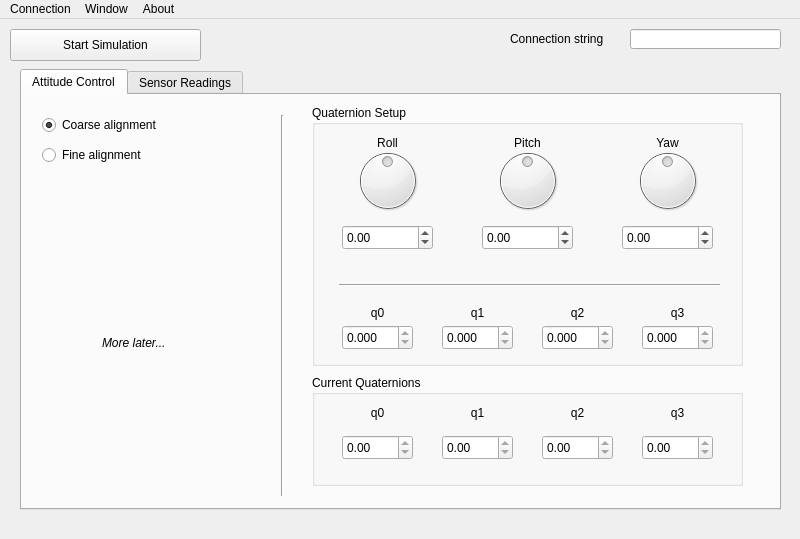
<?xml version="1.0" encoding="UTF-8"?>
<ui version="4.0">
 <class>MainWindow</class>
 <widget class="QMainWindow" name="MainWindow">
  <property name="geometry">
   <rect>
    <x>0</x>
    <y>0</y>
    <width>800</width>
    <height>539</height>
   </rect>
  </property>
  <property name="windowTitle">
   <string>MainWindow</string>
  </property>
  <property name="toolButtonStyle">
   <enum>Qt::ToolButtonFollowStyle</enum>
  </property>
  <widget class="QWidget" name="centralWidget">
   <widget class="QLineEdit" name="Connect2">
    <property name="geometry">
     <rect>
      <x>630</x>
      <y>10</y>
      <width>151</width>
      <height>20</height>
     </rect>
    </property>
    <property name="text">
     <string/>
    </property>
   </widget>
   <widget class="QLabel" name="AccLabel_2">
    <property name="geometry">
     <rect>
      <x>510</x>
      <y>10</y>
      <width>121</width>
      <height>20</height>
     </rect>
    </property>
    <property name="text">
     <string>Connection string</string>
    </property>
   </widget>
   <widget class="QPushButton" name="simulationButton">
    <property name="geometry">
     <rect>
      <x>10</x>
      <y>10</y>
      <width>191</width>
      <height>32</height>
     </rect>
    </property>
    <property name="text">
     <string>Start Simulation</string>
    </property>
    <property name="checkable">
     <bool>false</bool>
    </property>
    <property name="checked">
     <bool>false</bool>
    </property>
    <property name="autoExclusive">
     <bool>false</bool>
    </property>
    <property name="autoDefault">
     <bool>false</bool>
    </property>
    <property name="default">
     <bool>false</bool>
    </property>
    <property name="flat">
     <bool>false</bool>
    </property>
   </widget>
   <widget class="QTabWidget" name="tabWidget">
    <property name="geometry">
     <rect>
      <x>20</x>
      <y>50</y>
      <width>761</width>
      <height>441</height>
     </rect>
    </property>
    <property name="currentIndex">
     <number>0</number>
    </property>
    <widget class="QWidget" name="attitudeControlTab">
     <attribute name="title">
      <string>Attitude Control</string>
     </attribute>
     <widget class="QGroupBox" name="currentQuaternionBox">
      <property name="geometry">
       <rect>
        <x>290</x>
        <y>280</y>
        <width>431</width>
        <height>111</height>
       </rect>
      </property>
      <property name="title">
       <string>Current Quaternions</string>
      </property>
      <widget class="QLabel" name="cur_q1_label">
       <property name="geometry">
        <rect>
         <x>30</x>
         <y>30</y>
         <width>71</width>
         <height>16</height>
        </rect>
       </property>
       <property name="text">
        <string>q0</string>
       </property>
       <property name="alignment">
        <set>Qt::AlignCenter</set>
       </property>
      </widget>
      <widget class="QLabel" name="cur_q2_label">
       <property name="geometry">
        <rect>
         <x>130</x>
         <y>30</y>
         <width>71</width>
         <height>16</height>
        </rect>
       </property>
       <property name="text">
        <string>q1</string>
       </property>
       <property name="alignment">
        <set>Qt::AlignCenter</set>
       </property>
      </widget>
      <widget class="QLabel" name="cur_q3_label">
       <property name="geometry">
        <rect>
         <x>230</x>
         <y>30</y>
         <width>71</width>
         <height>16</height>
        </rect>
       </property>
       <property name="text">
        <string>q2</string>
       </property>
       <property name="alignment">
        <set>Qt::AlignCenter</set>
       </property>
      </widget>
      <widget class="QLabel" name="cur_q4_label">
       <property name="geometry">
        <rect>
         <x>330</x>
         <y>30</y>
         <width>71</width>
         <height>16</height>
        </rect>
       </property>
       <property name="text">
        <string>q3</string>
       </property>
       <property name="alignment">
        <set>Qt::AlignCenter</set>
       </property>
      </widget>
      <widget class="QDoubleSpinBox" name="doubleSpinBox">
       <property name="geometry">
        <rect>
         <x>30</x>
         <y>60</y>
         <width>71</width>
         <height>25</height>
        </rect>
       </property>
       <property name="readOnly">
        <bool>true</bool>
       </property>
      </widget>
      <widget class="QDoubleSpinBox" name="doubleSpinBox_2">
       <property name="geometry">
        <rect>
         <x>130</x>
         <y>60</y>
         <width>71</width>
         <height>25</height>
        </rect>
       </property>
       <property name="readOnly">
        <bool>true</bool>
       </property>
      </widget>
      <widget class="QDoubleSpinBox" name="doubleSpinBox_3">
       <property name="geometry">
        <rect>
         <x>230</x>
         <y>60</y>
         <width>71</width>
         <height>25</height>
        </rect>
       </property>
       <property name="readOnly">
        <bool>true</bool>
       </property>
      </widget>
      <widget class="QDoubleSpinBox" name="doubleSpinBox_4">
       <property name="geometry">
        <rect>
         <x>330</x>
         <y>60</y>
         <width>71</width>
         <height>25</height>
        </rect>
       </property>
       <property name="readOnly">
        <bool>true</bool>
       </property>
      </widget>
     </widget>
     <widget class="QGroupBox" name="setupQuaternionBox">
      <property name="geometry">
       <rect>
        <x>290</x>
        <y>10</y>
        <width>431</width>
        <height>261</height>
       </rect>
      </property>
      <property name="title">
       <string>Quaternion Setup</string>
      </property>
      <widget class="QDial" name="roll_dial">
       <property name="geometry">
        <rect>
         <x>40</x>
         <y>30</y>
         <width>71</width>
         <height>91</height>
        </rect>
       </property>
       <property name="toolTip">
        <string extracomment="blarg"/>
       </property>
       <property name="minimum">
        <number>-4500</number>
       </property>
       <property name="maximum">
        <number>4500</number>
       </property>
       <property name="pageStep">
        <number>10</number>
       </property>
       <property name="value">
        <number>0</number>
       </property>
       <property name="orientation">
        <enum>Qt::Horizontal</enum>
       </property>
      </widget>
      <widget class="QDial" name="pitch_dial">
       <property name="geometry">
        <rect>
         <x>180</x>
         <y>30</y>
         <width>71</width>
         <height>91</height>
        </rect>
       </property>
       <property name="accessibleName">
        <string/>
       </property>
       <property name="accessibleDescription">
        <string/>
       </property>
       <property name="autoFillBackground">
        <bool>false</bool>
       </property>
       <property name="minimum">
        <number>-4500</number>
       </property>
       <property name="maximum">
        <number>4500</number>
       </property>
       <property name="singleStep">
        <number>1</number>
       </property>
       <property name="pageStep">
        <number>10</number>
       </property>
       <property name="invertedAppearance">
        <bool>false</bool>
       </property>
       <property name="invertedControls">
        <bool>false</bool>
       </property>
       <property name="wrapping">
        <bool>false</bool>
       </property>
       <property name="notchTarget">
        <double>3.699999999999999</double>
       </property>
       <property name="notchesVisible">
        <bool>false</bool>
       </property>
      </widget>
      <widget class="QDial" name="yaw_dial">
       <property name="geometry">
        <rect>
         <x>320</x>
         <y>30</y>
         <width>71</width>
         <height>91</height>
        </rect>
       </property>
       <property name="minimum">
        <number>-18000</number>
       </property>
       <property name="maximum">
        <number>18000</number>
       </property>
       <property name="wrapping">
        <bool>true</bool>
       </property>
       <property name="notchesVisible">
        <bool>false</bool>
       </property>
      </widget>
      <widget class="QLabel" name="roll_label">
       <property name="geometry">
        <rect>
         <x>50</x>
         <y>30</y>
         <width>51</width>
         <height>16</height>
        </rect>
       </property>
       <property name="text">
        <string>Roll</string>
       </property>
       <property name="alignment">
        <set>Qt::AlignCenter</set>
       </property>
      </widget>
      <widget class="QLabel" name="yaw_label">
       <property name="geometry">
        <rect>
         <x>330</x>
         <y>30</y>
         <width>51</width>
         <height>16</height>
        </rect>
       </property>
       <property name="text">
        <string>Yaw</string>
       </property>
       <property name="alignment">
        <set>Qt::AlignCenter</set>
       </property>
      </widget>
      <widget class="QLabel" name="pitch_label">
       <property name="geometry">
        <rect>
         <x>190</x>
         <y>30</y>
         <width>51</width>
         <height>16</height>
        </rect>
       </property>
       <property name="text">
        <string>Pitch</string>
       </property>
       <property name="alignment">
        <set>Qt::AlignCenter</set>
       </property>
      </widget>
      <widget class="QLabel" name="q0_label">
       <property name="geometry">
        <rect>
         <x>30</x>
         <y>200</y>
         <width>71</width>
         <height>16</height>
        </rect>
       </property>
       <property name="text">
        <string>q0</string>
       </property>
       <property name="alignment">
        <set>Qt::AlignCenter</set>
       </property>
      </widget>
      <widget class="QLabel" name="q1_label">
       <property name="geometry">
        <rect>
         <x>130</x>
         <y>200</y>
         <width>71</width>
         <height>16</height>
        </rect>
       </property>
       <property name="text">
        <string>q1</string>
       </property>
       <property name="alignment">
        <set>Qt::AlignCenter</set>
       </property>
      </widget>
      <widget class="QLabel" name="q2_label">
       <property name="geometry">
        <rect>
         <x>230</x>
         <y>200</y>
         <width>71</width>
         <height>16</height>
        </rect>
       </property>
       <property name="text">
        <string>q2</string>
       </property>
       <property name="alignment">
        <set>Qt::AlignCenter</set>
       </property>
      </widget>
      <widget class="QLabel" name="q3_label">
       <property name="geometry">
        <rect>
         <x>330</x>
         <y>200</y>
         <width>71</width>
         <height>16</height>
        </rect>
       </property>
       <property name="text">
        <string>q3</string>
       </property>
       <property name="alignment">
        <set>Qt::AlignCenter</set>
       </property>
      </widget>
      <widget class="Line" name="horizontalSeparation">
       <property name="geometry">
        <rect>
         <x>27</x>
         <y>170</y>
         <width>381</width>
         <height>20</height>
        </rect>
       </property>
       <property name="orientation">
        <enum>Qt::Horizontal</enum>
       </property>
      </widget>
      <widget class="QDoubleSpinBox" name="roll_spinbox">
       <property name="geometry">
        <rect>
         <x>30</x>
         <y>120</y>
         <width>91</width>
         <height>25</height>
        </rect>
       </property>
       <property name="minimum">
        <double>-45.000000000000000</double>
       </property>
       <property name="maximum">
        <double>45.000000000000000</double>
       </property>
       <property name="value">
        <double>0.000000000000000</double>
       </property>
      </widget>
      <widget class="QDoubleSpinBox" name="pitch_spinbox">
       <property name="geometry">
        <rect>
         <x>170</x>
         <y>120</y>
         <width>91</width>
         <height>25</height>
        </rect>
       </property>
       <property name="decimals">
        <number>2</number>
       </property>
       <property name="minimum">
        <double>-45.000000000000000</double>
       </property>
       <property name="maximum">
        <double>45.000000000000000</double>
       </property>
      </widget>
      <widget class="QDoubleSpinBox" name="yaw_spinbox">
       <property name="geometry">
        <rect>
         <x>310</x>
         <y>120</y>
         <width>91</width>
         <height>25</height>
        </rect>
       </property>
       <property name="minimum">
        <double>-180.000000000000000</double>
       </property>
       <property name="maximum">
        <double>180.000000000000000</double>
       </property>
      </widget>
      <widget class="QDoubleSpinBox" name="q3_spinbox">
       <property name="geometry">
        <rect>
         <x>330</x>
         <y>220</y>
         <width>71</width>
         <height>25</height>
        </rect>
       </property>
       <property name="readOnly">
        <bool>true</bool>
       </property>
       <property name="decimals">
        <number>3</number>
       </property>
       <property name="minimum">
        <double>-1.000000000000000</double>
       </property>
       <property name="maximum">
        <double>1.000000000000000</double>
       </property>
      </widget>
      <widget class="QDoubleSpinBox" name="q2_spinbox">
       <property name="geometry">
        <rect>
         <x>230</x>
         <y>220</y>
         <width>71</width>
         <height>25</height>
        </rect>
       </property>
       <property name="readOnly">
        <bool>true</bool>
       </property>
       <property name="decimals">
        <number>3</number>
       </property>
       <property name="minimum">
        <double>-1.000000000000000</double>
       </property>
       <property name="maximum">
        <double>1.000000000000000</double>
       </property>
      </widget>
      <widget class="QDoubleSpinBox" name="q1_spinbox">
       <property name="geometry">
        <rect>
         <x>130</x>
         <y>220</y>
         <width>71</width>
         <height>25</height>
        </rect>
       </property>
       <property name="readOnly">
        <bool>true</bool>
       </property>
       <property name="decimals">
        <number>3</number>
       </property>
       <property name="minimum">
        <double>-1.000000000000000</double>
       </property>
       <property name="maximum">
        <double>1.000000000000000</double>
       </property>
      </widget>
      <widget class="QDoubleSpinBox" name="q0_spinbox">
       <property name="geometry">
        <rect>
         <x>30</x>
         <y>220</y>
         <width>71</width>
         <height>25</height>
        </rect>
       </property>
       <property name="readOnly">
        <bool>true</bool>
       </property>
       <property name="decimals">
        <number>3</number>
       </property>
       <property name="minimum">
        <double>-1.000000000000000</double>
       </property>
       <property name="maximum">
        <double>1.000000000000000</double>
       </property>
      </widget>
     </widget>
     <widget class="QRadioButton" name="coarseAlignment_radiobutton">
      <property name="geometry">
       <rect>
        <x>20</x>
        <y>20</y>
        <width>131</width>
        <height>20</height>
       </rect>
      </property>
      <property name="text">
       <string>Coarse alignment</string>
      </property>
      <property name="checked">
       <bool>true</bool>
      </property>
     </widget>
     <widget class="QRadioButton" name="fineAlignment_radiobutton">
      <property name="geometry">
       <rect>
        <x>20</x>
        <y>50</y>
        <width>131</width>
        <height>20</height>
       </rect>
      </property>
      <property name="text">
       <string>Fine alignment</string>
      </property>
     </widget>
     <widget class="Line" name="line">
      <property name="geometry">
       <rect>
        <x>250</x>
        <y>20</y>
        <width>20</width>
        <height>381</height>
       </rect>
      </property>
      <property name="orientation">
       <enum>Qt::Vertical</enum>
      </property>
     </widget>
     <widget class="QLabel" name="label_5">
      <property name="geometry">
       <rect>
        <x>80</x>
        <y>240</y>
        <width>81</width>
        <height>16</height>
       </rect>
      </property>
      <property name="font">
       <font>
        <italic>true</italic>
       </font>
      </property>
      <property name="text">
       <string>More later...</string>
      </property>
     </widget>
    </widget>
    <widget class="QWidget" name="sensorReadingsTab">
     <attribute name="title">
      <string>Sensor Readings</string>
     </attribute>
     <widget class="QGroupBox" name="accelerometerBox">
      <property name="geometry">
       <rect>
        <x>20</x>
        <y>20</y>
        <width>151</width>
        <height>211</height>
       </rect>
      </property>
      <property name="title">
       <string>Accelerometers</string>
      </property>
      <widget class="QLabel" name="accelX_label">
       <property name="geometry">
        <rect>
         <x>0</x>
         <y>50</y>
         <width>41</width>
         <height>21</height>
        </rect>
       </property>
       <property name="text">
        <string>x</string>
       </property>
       <property name="alignment">
        <set>Qt::AlignCenter</set>
       </property>
      </widget>
      <widget class="QLabel" name="accelY_label">
       <property name="geometry">
        <rect>
         <x>0</x>
         <y>100</y>
         <width>41</width>
         <height>21</height>
        </rect>
       </property>
       <property name="text">
        <string>y</string>
       </property>
       <property name="alignment">
        <set>Qt::AlignCenter</set>
       </property>
      </widget>
      <widget class="QLabel" name="accelZ_spinbox_2">
       <property name="geometry">
        <rect>
         <x>0</x>
         <y>150</y>
         <width>41</width>
         <height>21</height>
        </rect>
       </property>
       <property name="text">
        <string>z</string>
       </property>
       <property name="alignment">
        <set>Qt::AlignCenter</set>
       </property>
      </widget>
      <widget class="QDoubleSpinBox" name="accelX_spinbox">
       <property name="geometry">
        <rect>
         <x>40</x>
         <y>50</y>
         <width>91</width>
         <height>25</height>
        </rect>
       </property>
      </widget>
      <widget class="QDoubleSpinBox" name="accelY_spinbox">
       <property name="geometry">
        <rect>
         <x>40</x>
         <y>100</y>
         <width>91</width>
         <height>25</height>
        </rect>
       </property>
      </widget>
      <widget class="QDoubleSpinBox" name="accelZ_spinbox">
       <property name="geometry">
        <rect>
         <x>40</x>
         <y>150</y>
         <width>91</width>
         <height>25</height>
        </rect>
       </property>
      </widget>
     </widget>
     <widget class="QGroupBox" name="gyroscopeBox">
      <property name="geometry">
       <rect>
        <x>200</x>
        <y>20</y>
        <width>151</width>
        <height>211</height>
       </rect>
      </property>
      <property name="title">
       <string>Gyroscopes</string>
      </property>
      <widget class="QLabel" name="gyroX_label">
       <property name="geometry">
        <rect>
         <x>0</x>
         <y>50</y>
         <width>41</width>
         <height>21</height>
        </rect>
       </property>
       <property name="text">
        <string>x</string>
       </property>
       <property name="alignment">
        <set>Qt::AlignCenter</set>
       </property>
      </widget>
      <widget class="QLabel" name="gyroY_label">
       <property name="geometry">
        <rect>
         <x>0</x>
         <y>100</y>
         <width>41</width>
         <height>21</height>
        </rect>
       </property>
       <property name="text">
        <string>y</string>
       </property>
       <property name="alignment">
        <set>Qt::AlignCenter</set>
       </property>
      </widget>
      <widget class="QLabel" name="gyroZ_label">
       <property name="geometry">
        <rect>
         <x>0</x>
         <y>150</y>
         <width>41</width>
         <height>21</height>
        </rect>
       </property>
       <property name="text">
        <string>z</string>
       </property>
       <property name="alignment">
        <set>Qt::AlignCenter</set>
       </property>
      </widget>
      <widget class="QDoubleSpinBox" name="gyroX_spinbox">
       <property name="geometry">
        <rect>
         <x>40</x>
         <y>50</y>
         <width>91</width>
         <height>25</height>
        </rect>
       </property>
      </widget>
      <widget class="QDoubleSpinBox" name="gyroY_spinbox">
       <property name="geometry">
        <rect>
         <x>40</x>
         <y>100</y>
         <width>91</width>
         <height>25</height>
        </rect>
       </property>
      </widget>
      <widget class="QDoubleSpinBox" name="gyroZ_spinbox">
       <property name="geometry">
        <rect>
         <x>40</x>
         <y>150</y>
         <width>91</width>
         <height>25</height>
        </rect>
       </property>
      </widget>
     </widget>
     <widget class="QGroupBox" name="magnetoBox">
      <property name="geometry">
       <rect>
        <x>380</x>
        <y>20</y>
        <width>151</width>
        <height>211</height>
       </rect>
      </property>
      <property name="title">
       <string>Magnetometers</string>
      </property>
      <widget class="QLabel" name="label_7">
       <property name="geometry">
        <rect>
         <x>0</x>
         <y>50</y>
         <width>41</width>
         <height>21</height>
        </rect>
       </property>
       <property name="text">
        <string>x</string>
       </property>
       <property name="alignment">
        <set>Qt::AlignCenter</set>
       </property>
      </widget>
      <widget class="QLabel" name="label_8">
       <property name="geometry">
        <rect>
         <x>0</x>
         <y>100</y>
         <width>41</width>
         <height>21</height>
        </rect>
       </property>
       <property name="text">
        <string>y</string>
       </property>
       <property name="alignment">
        <set>Qt::AlignCenter</set>
       </property>
      </widget>
      <widget class="QLabel" name="label_9">
       <property name="geometry">
        <rect>
         <x>0</x>
         <y>150</y>
         <width>41</width>
         <height>21</height>
        </rect>
       </property>
       <property name="text">
        <string>z</string>
       </property>
       <property name="alignment">
        <set>Qt::AlignCenter</set>
       </property>
      </widget>
      <widget class="QDoubleSpinBox" name="doubleSpinBox_11">
       <property name="geometry">
        <rect>
         <x>40</x>
         <y>50</y>
         <width>91</width>
         <height>25</height>
        </rect>
       </property>
      </widget>
      <widget class="QDoubleSpinBox" name="doubleSpinBox_12">
       <property name="geometry">
        <rect>
         <x>40</x>
         <y>100</y>
         <width>91</width>
         <height>25</height>
        </rect>
       </property>
      </widget>
      <widget class="QDoubleSpinBox" name="doubleSpinBox_13">
       <property name="geometry">
        <rect>
         <x>40</x>
         <y>150</y>
         <width>91</width>
         <height>25</height>
        </rect>
       </property>
      </widget>
     </widget>
     <widget class="QGroupBox" name="groupBox">
      <property name="geometry">
       <rect>
        <x>560</x>
        <y>20</y>
        <width>161</width>
        <height>211</height>
       </rect>
      </property>
      <property name="title">
       <string>Wheel speeds</string>
      </property>
      <widget class="QProgressBar" name="progressBar">
       <property name="geometry">
        <rect>
         <x>20</x>
         <y>40</y>
         <width>21</width>
         <height>131</height>
        </rect>
       </property>
       <property name="value">
        <number>24</number>
       </property>
       <property name="orientation">
        <enum>Qt::Vertical</enum>
       </property>
       <property name="invertedAppearance">
        <bool>false</bool>
       </property>
       <property name="format">
        <string>%p%</string>
       </property>
      </widget>
      <widget class="QProgressBar" name="progressBar_2">
       <property name="geometry">
        <rect>
         <x>70</x>
         <y>40</y>
         <width>21</width>
         <height>131</height>
        </rect>
       </property>
       <property name="value">
        <number>61</number>
       </property>
       <property name="orientation">
        <enum>Qt::Vertical</enum>
       </property>
      </widget>
      <widget class="QProgressBar" name="progressBar_3">
       <property name="geometry">
        <rect>
         <x>120</x>
         <y>40</y>
         <width>21</width>
         <height>131</height>
        </rect>
       </property>
       <property name="value">
        <number>43</number>
       </property>
       <property name="orientation">
        <enum>Qt::Vertical</enum>
       </property>
      </widget>
      <widget class="QLabel" name="label">
       <property name="geometry">
        <rect>
         <x>10</x>
         <y>180</y>
         <width>41</width>
         <height>21</height>
        </rect>
       </property>
       <property name="text">
        <string>w1</string>
       </property>
       <property name="alignment">
        <set>Qt::AlignCenter</set>
       </property>
      </widget>
      <widget class="QLabel" name="label_2">
       <property name="geometry">
        <rect>
         <x>60</x>
         <y>180</y>
         <width>41</width>
         <height>21</height>
        </rect>
       </property>
       <property name="text">
        <string>w2</string>
       </property>
       <property name="alignment">
        <set>Qt::AlignCenter</set>
       </property>
      </widget>
      <widget class="QLabel" name="label_3">
       <property name="geometry">
        <rect>
         <x>110</x>
         <y>180</y>
         <width>41</width>
         <height>21</height>
        </rect>
       </property>
       <property name="text">
        <string>w3</string>
       </property>
       <property name="alignment">
        <set>Qt::AlignCenter</set>
       </property>
      </widget>
     </widget>
     <widget class="Line" name="line_2">
      <property name="geometry">
       <rect>
        <x>17</x>
        <y>250</y>
        <width>711</width>
        <height>20</height>
       </rect>
      </property>
      <property name="orientation">
       <enum>Qt::Horizontal</enum>
      </property>
     </widget>
     <widget class="QLabel" name="label_4">
      <property name="geometry">
       <rect>
        <x>330</x>
        <y>320</y>
        <width>91</width>
        <height>16</height>
       </rect>
      </property>
      <property name="font">
       <font>
        <italic>true</italic>
       </font>
      </property>
      <property name="text">
       <string>More later...</string>
      </property>
     </widget>
    </widget>
   </widget>
  </widget>
  <widget class="QMenuBar" name="menuBar">
   <property name="geometry">
    <rect>
     <x>0</x>
     <y>0</y>
     <width>800</width>
     <height>22</height>
    </rect>
   </property>
   <widget class="QMenu" name="menuConnection">
    <property name="title">
     <string>Connection</string>
    </property>
    <addaction name="connectAction"/>
   </widget>
   <widget class="QMenu" name="menuAbout">
    <property name="title">
     <string>About</string>
    </property>
   </widget>
   <widget class="QMenu" name="menuWindow">
    <property name="title">
     <string>Window</string>
    </property>
   </widget>
   <addaction name="menuConnection"/>
   <addaction name="menuWindow"/>
   <addaction name="menuAbout"/>
  </widget>
  <action name="connectAction">
   <property name="text">
    <string>Connect</string>
   </property>
  </action>
 </widget>
 <layoutdefault spacing="6" margin="11"/>
 <resources/>
 <connections/>
</ui>
